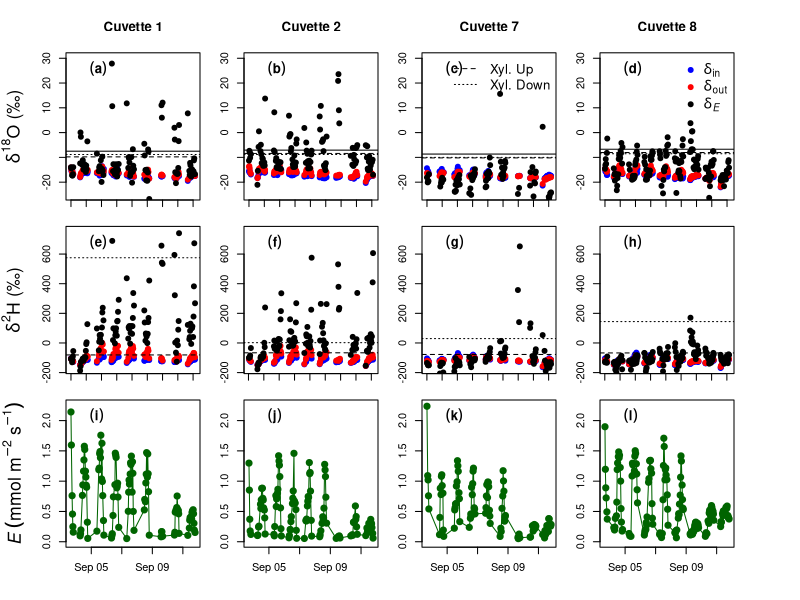

Recreate this plot in R.
library(lubridate)

dfS <- read.table('barkData/Sept_complete.csv', sep = ';', header = TRUE)
dfS$DT <- as.POSIXct(dfS$DT, format="%Y-%m-%d %H:%M:%S")
wiS <- read.csv("barkData/Sept_xylem_wi.csv")
dfS <- dplyr::left_join(dfS, wiS, by = 'MpNo')
dfS$band_surface_m2 <- dfS$diam_cm * pi * dfS$length_cm/10000
# estimated needle area per branch given a certain branch diameter
# equation according to Cermak et al. 1998 Ann For Sci
# y = 0.003*x^2 - 0.008*x
# y is needle area in m2 and x is branch sectional area in m2 (mm2???)
dfS$cross_section_area_mm2 <- pi*(dfS$diam_cm*10*0.5)^2
dfS$needle_area_m2 <- 0.003*dfS$cross_section_area_mm2^2 - 0.08*dfS$cross_section_area_mm2
# calculate branch transpiration rate
dfS$E_branch <- dfS$TrA * dfS$needle_area_m2
dfS$time <- yday(dfS$DT) + (hour(dfS$DT)+ minute(dfS$DT)/60)/24
dfS$timeDec <- hour(dfS$DT)+ (minute(dfS$DT)/60)
dfS$DOY <- yday(dfS$DT)
# calculate deltas (d18O and d2H) of transpired water (d_E), according to:
dfS$d18O_E <- (dfS$FlowOut*dfS$H2Oout_G*dfS$d18O_out*0.001 - dfS$FlowIn*dfS$H2Oin_G*dfS$d18O_in*0.001)*1000/
  (dfS$FlowOut*dfS$H2Oout_G - dfS$FlowIn*dfS$H2Oin_G)
dfS$ss <- ifelse(dfS$d18O_E <= dfS$d18_up_lim & dfS$PAR >= 100 &
                   dfS$timeDec >= 10 & dfS$timeDec < 18 &
                   dfS$DOY >= 247, 'yes', 'no')

dfS$d2H_E <- (dfS$FlowOut*dfS$H2Oout_G*dfS$dDH_out*0.001 - dfS$FlowIn*dfS$H2Oin_G*dfS$dDH_in*0.001)*1000/
  (dfS$FlowOut*dfS$H2Oout_G - dfS$FlowIn*dfS$H2Oin_G)

myMpNo <- unique(dfS$MpNo)

windows(12,8)
par(mfrow=c(3, 4), mar = c(0, 5, 4, 0))
plot(subset(dfS, MpNo == myMpNo[1])$d18O_in ~ subset(dfS, MpNo == myMpNo[1])$DT,
     pch =19, col = 'blue', ylim = c(-25, 30), main = 'Cuvette 1', axes = F,
     ylab = expression(paste(delta^{18}, "O (\u2030)")), xlab = '', cex.lab = 1.6)
points(subset(dfS, MpNo == myMpNo[1])$d18O_out ~ subset(dfS, MpNo == myMpNo[1])$DT, pch =19, col = 'red')
points(subset(dfS, MpNo == myMpNo[1])$d18O_E ~ subset(dfS, MpNo == myMpNo[1])$DT, pch =19, col = 'black')
abline(subset(dfS, MpNo == myMpNo[1])$d18O_b[1], 0, lty = 2)
abline(subset(dfS, MpNo == myMpNo[1])$d18O_a[1], 0, lty = 3)
abline(subset(dfS, MpNo == myMpNo[1])$d18_up_lim[1], 0)
axis(side = 2, at = seq(-20, 30, 10), labels = seq(-20, 30, 10))
axis(side = 1, at = seq(min(subset(dfS, MpNo == myMpNo[1])$DT), max(subset(dfS, MpNo == myMpNo[1])$DT), 'day'),
     labels = F)
box()
legend('topleft', expression(bold((a))), bty = 'n', cex = 1.2, pt.cex = 1)

par(mar = c(0, 5*2/3, 4, 5/3))
plot(subset(dfS, MpNo == myMpNo[2])$d18O_in ~ subset(dfS, MpNo == myMpNo[2])$DT,
     pch =19, col = 'blue', ylim = c(-25, 30), axes = F,
     ylab = '', xlab = '', main = 'Cuvette 2')
points(subset(dfS, MpNo == myMpNo[2])$d18O_out ~ subset(dfS, MpNo == myMpNo[2])$DT, pch =19, col = 'red')
points(subset(dfS, MpNo == myMpNo[2])$d18O_E ~ subset(dfS, MpNo == myMpNo[2])$DT, pch =19, col = 'black')
abline(subset(dfS, MpNo == myMpNo[2])$d18O_b[1], 0, lty = 2)
abline(subset(dfS, MpNo == myMpNo[2])$d18O_a[1], 0, lty = 3)
abline(subset(dfS, MpNo == myMpNo[2])$d18_up_lim[1], 0)
axis(side = 2, at = seq(-20, 30, 10), labels = seq(-20, 30, 10))
axis(side = 1, at = seq(min(subset(dfS, MpNo == myMpNo[2])$DT), max(subset(dfS, MpNo == myMpNo[2])$DT), 'day'),
     labels = F)
box()
legend('topleft', expression(bold((b))), bty = 'n', cex = 1.2, pt.cex = 1)

par(mar = c(0, 5/3, 4, 5*2/3))
plot(subset(dfS, MpNo == myMpNo[3])$d18O_in ~ subset(dfS, MpNo == myMpNo[3])$DT,
     pch =19, col = 'blue', ylim = c(-25, 30), axes = F,
     ylab = '', xlab = '', main = 'Cuvette 7')
points(subset(dfS, MpNo == myMpNo[3])$d18O_out ~ subset(dfS, MpNo == myMpNo[3])$DT, pch =19, col = 'red')
points(subset(dfS, MpNo == myMpNo[3])$d18O_E ~ subset(dfS, MpNo == myMpNo[3])$DT, pch =19, col = 'black')
abline(subset(dfS, MpNo == myMpNo[3])$d18O_b[1], 0, lty = 2)
abline(subset(dfS, MpNo == myMpNo[3])$d18O_a[1], 0, lty = 3)
abline(subset(dfS, MpNo == myMpNo[3])$d18_up_lim[1], 0)
axis(side = 2, at = seq(-20, 30, 10), seq(-20, 30, 10))
axis(side = 1, at = seq(min(subset(dfS, MpNo == myMpNo[3])$DT), max(subset(dfS, MpNo == myMpNo[3])$DT), 'day'),
     labels = F)
box()
legend('topleft', expression(bold((c))), bty = 'n', cex = 1.2, pt.cex = 1)

legend('topright', legend = c('Xyl. Up', 'Xyl. Down'), bty = 'n', lty = c(2, 3),
       cex = 1.2, pt.cex = 1)

par(mar = c(0, 0, 4, 5))
plot(subset(dfS, MpNo == myMpNo[4])$d18O_in ~ subset(dfS, MpNo == myMpNo[4])$DT,
     pch =19, col = 'blue', ylim = c(-25, 30), axes = F,
     ylab = '', xlab = '', main = 'Cuvette 8')
points(subset(dfS, MpNo == myMpNo[4])$d18O_out ~ subset(dfS, MpNo == myMpNo[4])$DT, pch =19, col = 'red')
points(subset(dfS, MpNo == myMpNo[4])$d18O_E ~ subset(dfS, MpNo == myMpNo[4])$DT, pch =19, col = 'black')
abline(subset(dfS, MpNo == myMpNo[4])$d18O_b[1], 0, lty = 2)
abline(subset(dfS, MpNo == myMpNo[4])$d18O_a[1], 0, lty = 3)
abline(subset(dfS, MpNo == myMpNo[4])$d18_up_lim[1], 0)
axis(side = 2, at = seq(-20, 30, 10), labels = seq(-20, 30, 10))
axis(side = 1, at = seq(min(subset(dfS, MpNo == myMpNo[4])$DT), max(subset(dfS, MpNo == myMpNo[4])$DT), 'day'),
     labels = F)
box()
legend('topleft', expression(bold((d))), bty = 'n', cex = 1.2, pt.cex = 1)

legend('topright', pch = rep(19, 3), legend = c(expression(delta['in']), expression(delta[out]),
                              expression(delta[italic(E)])), 
       col = c('blue', 'red', 'black'), bty = 'n', cex = 1.3, pt.cex = 1)

par(mar = c(2, 5, 2, 0))
plot(subset(dfS, MpNo == myMpNo[1])$dDH_in ~ subset(dfS, MpNo == myMpNo[1])$DT,
     pch =19, col = 'blue', ylim = c(-170, 750), axes = F,
     ylab = expression(paste(delta^{2}, "H (\u2030)")), xlab = '', cex.lab = 1.6)
points(subset(dfS, MpNo == myMpNo[1])$dDH_out ~ subset(dfS, MpNo == myMpNo[1])$DT, pch =19, col = 'red')
points(subset(dfS, MpNo == myMpNo[1])$d2H_E ~ subset(dfS, MpNo == myMpNo[1])$DT, pch =19, col = 'black')
abline(subset(dfS, MpNo == myMpNo[1])$d2H_b[1], 0, lty = 2)
abline(subset(dfS, MpNo == myMpNo[1])$d2H_a[1], 0, lty = 3)
axis(side = 2, at = seq(-200, 600, 200), labels = seq(-200, 600, 200))
axis(side = 1, at = seq(min(subset(dfS, MpNo == myMpNo[1])$DT), max(subset(dfS, MpNo == myMpNo[1])$DT), 'day'),
     labels = F)
box()
legend('topleft', expression(bold((e))), bty = 'n', cex = 1.2, pt.cex = 1)

par(mar = c(2, 5*2/3, 2, 5/3))
plot(subset(dfS, MpNo == myMpNo[2])$dDH_in ~ subset(dfS, MpNo == myMpNo[2])$DT,
     pch =19, col = 'blue', ylim = c(-170, 750), axes = F,
     ylab = '', xlab = '')
points(subset(dfS, MpNo == myMpNo[2])$dDH_out ~ subset(dfS, MpNo == myMpNo[2])$DT, pch =19, col = 'red')
points(subset(dfS, MpNo == myMpNo[2])$d2H_E ~ subset(dfS, MpNo == myMpNo[2])$DT, pch =19, col = 'black')
abline(subset(dfS, MpNo == myMpNo[2])$d2H_b[1], 0, lty = 2)
abline(subset(dfS, MpNo == myMpNo[2])$d2H_a[1], 0, lty = 3)
axis(side = 2, at = seq(-200, 600, 200), labels = seq(-200, 600, 200))
axis(side = 1, at = seq(min(subset(dfS, MpNo == myMpNo[1])$DT), max(subset(dfS, MpNo == myMpNo[1])$DT), 'day'),
     labels = F)
box()
legend('topleft', expression(bold((f))), bty = 'n', cex = 1.2, pt.cex = 1)

par(mar = c(2, 5/3, 2, 5*2/3))
plot(subset(dfS, MpNo == myMpNo[3])$dDH_in ~ subset(dfS, MpNo == myMpNo[3])$DT,
     pch =19, col = 'blue', ylim = c(-170, 750), axes = F,
     ylab = '', xlab = '')
points(subset(dfS, MpNo == myMpNo[3])$dDH_out ~ subset(dfS, MpNo == myMpNo[3])$DT, pch =19, col = 'red')
points(subset(dfS, MpNo == myMpNo[3])$d2H_E ~ subset(dfS, MpNo == myMpNo[3])$DT, pch =19, col = 'black')
abline(subset(dfS, MpNo == myMpNo[3])$d2H_b[1], 0, lty = 2)
abline(subset(dfS, MpNo == myMpNo[3])$d2H_a[1], 0, lty = 3)
axis(side = 2, at = seq(-200, 600, 200), labels = seq(-200, 600, 200))
axis(side = 1, at = seq(min(subset(dfS, MpNo == myMpNo[1])$DT), max(subset(dfS, MpNo == myMpNo[1])$DT), 'day'),
     labels = F)
box()
legend('topleft', expression(bold((g))), bty = 'n', cex = 1.2, pt.cex = 1)

par(mar = c(2, 0, 2, 5))
plot(subset(dfS, MpNo == myMpNo[4])$dDH_in ~ subset(dfS, MpNo == myMpNo[4])$DT,
     pch =19, col = 'blue', ylim = c(-170, 750), axes = F,
     ylab = '', xlab = '')
points(subset(dfS, MpNo == myMpNo[4])$dDH_out ~ subset(dfS, MpNo == myMpNo[4])$DT, pch =19, col = 'red')
points(subset(dfS, MpNo == myMpNo[4])$d2H_E ~ subset(dfS, MpNo == myMpNo[4])$DT, pch =19, col = 'black')
abline(subset(dfS, MpNo == myMpNo[4])$d2H_b[1], 0, lty = 2)
abline(subset(dfS, MpNo == myMpNo[4])$d2H_a[1], 0, lty = 3)
axis(side = 2, at = seq(-200, 600, 200), labels = seq(-200, 600, 200))
axis(side = 1, at = seq(min(subset(dfS, MpNo == myMpNo[1])$DT), max(subset(dfS, MpNo == myMpNo[1])$DT), 'day'),
     labels = F)
box()
legend('topleft', expression(bold((h))), bty = 'n', cex = 1.2, pt.cex = 1)

par(mar = c(4, 5, 0, 0))
plot(subset(dfS, MpNo == myMpNo[1])$TrA ~ subset(dfS, MpNo == myMpNo[1])$DT,
     pch = 19, cex = 1.25, col = 'darkgreen', ylim = c(0, 2.25), cex.lab = 1.6,
     ylab = expression(italic(E)~(mmol~m^-2~s^-1)), xlab = '')
lines(subset(dfS, MpNo == myMpNo[1])$TrA ~ subset(dfS, MpNo == myMpNo[1])$DT, col ='darkgreen')
legend('topleft', expression(bold((i))), bty = 'n', cex = 1.2, pt.cex = 1)

par(mar = c(4, 5*2/3, 0, 5/3))
plot(subset(dfS, MpNo == myMpNo[2])$TrA ~ subset(dfS, MpNo == myMpNo[2])$DT,
     pch = 19, cex = 1.25, col = 'darkgreen', ylim = c(0, 2.25), 
     ylab = '', xlab = '')
lines(subset(dfS, MpNo == myMpNo[2])$TrA ~ subset(dfS, MpNo == myMpNo[2])$DT, col ='darkgreen')
legend('topleft', expression(bold((j))), bty = 'n', cex = 1.2, pt.cex = 1)

par(mar = c(4, 5/3, 0, 5*2/3))
plot(subset(dfS, MpNo == myMpNo[3])$TrA ~ subset(dfS, MpNo == myMpNo[3])$DT,
     pch = 19, cex = 1.25, col = 'darkgreen', ylim = c(0, 2.25), 
     ylab = '', xlab = '')
lines(subset(dfS, MpNo == myMpNo[3])$TrA ~ subset(dfS, MpNo == myMpNo[3])$DT, col ='darkgreen')
legend('topleft', expression(bold((k))), bty = 'n', cex = 1.2, pt.cex = 1)

par(mar = c(4, 0, 0, 5))
plot(subset(dfS, MpNo == myMpNo[4])$TrA ~ subset(dfS, MpNo == myMpNo[4])$DT,
     pch = 19, cex = 1.25, col = 'darkgreen', ylim = c(0, 2.25), 
     ylab = '', xlab = '')
lines(subset(dfS, MpNo == myMpNo[4])$TrA ~ subset(dfS, MpNo == myMpNo[4])$DT, col ='darkgreen')
legend('topleft', expression(bold((l))), bty = 'n', cex = 1.2, pt.cex = 1)

